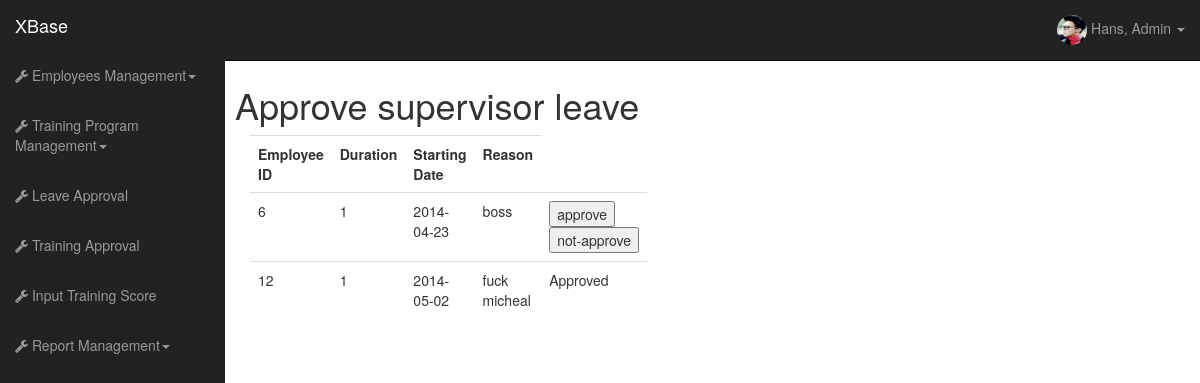
Page /supervisor-leave.php (signed in) on the committed database.
### tables this page shows
CREATE TABLE IF NOT EXISTS `employees` (
  `Employees_ID` int(11) NOT NULL AUTO_INCREMENT,
  `FullName` varchar(300) NOT NULL,
  `Identification_Card` varchar(100) NOT NULL,
  `Address` varchar(300) NOT NULL,
  `Contact_No` varchar(100) NOT NULL,
  `Email` varchar(300) NOT NULL,
  `Salary` varchar(100) NOT NULL,
  `Experience` varchar(300) NOT NULL,
  `Gender` varchar(100) NOT NULL,
  `Recruitment_Date` date NOT NULL,
  `Privilege` varchar(100) NOT NULL,
  PRIMARY KEY (`Employees_ID`)
);

CREATE TABLE IF NOT EXISTS `employees_leave` (
  `EmpLeave_ID` int(11) NOT NULL AUTO_INCREMENT,
  `Leave_ID` int(11) NOT NULL,
  `Employees_ID` int(11) NOT NULL,
  PRIMARY KEY (`EmpLeave_ID`)
);

CREATE TABLE IF NOT EXISTS `leaves` (
  `Leaves_ID` int(11) NOT NULL AUTO_INCREMENT,
  `Duration` varchar(300) NOT NULL,
  `Starting_Date` date NOT NULL,
  `Reason` varchar(300) NOT NULL,
  PRIMARY KEY (`Leaves_ID`)
);

CREATE TABLE IF NOT EXISTS `leave_track` (
  `LeaveTrack_ID` int(11) NOT NULL AUTO_INCREMENT,
  `Approval` varchar(300) NOT NULL,
  `Approve_By` int(11) NOT NULL,
  `EmpLeave_ID` int(11) NOT NULL,
  PRIMARY KEY (`LeaveTrack_ID`)
);

### core/function/users.php (called while the page is built, shortened)
<?php
function getuserdetails ($id, $parameter){
    $query= mysql_query("SELECT * FROM employees WHERE Employees_ID='$id'");
    $result = mysql_result($query,0, $parameter);
    return $result;
}
function checkprivilege ($id){
	$query = mysql_query("SELECT Privilege FROM employees WHERE Employees_ID='$id'");
	$result = mysql_result($query, 0, "Privilege");
	return $result;
}
function getLeaveDetails ($person, $criteria){
	$query = mysql_query("SELECT * FROM leaves WHERE Leaves_ID = '$person'");
	$result= mysql_result($query,0, $criteria);
	return $result;
}
?>

### supervisor-leave.php (the view, shortened to what this page needs)
<?php require 'core/init.php' ?>
  <body>
    <div id="wrapper">
<?php
				if ($privilege== "normal"){
					include 'widget/header-normal.php';
				}else if ($privilege=="supervisor"){
					include 'widget/header-supervisor.php';
				}else if ($privilege=="admin"){
					include 'widget/header-admin.php';
				}
?>
      <div id="page-wrapper">
        <div class="row">
          <h1> Approve supervisor leave</h1>
          <div class="col-lg-4">
<table class="table table-hover"><tr>
<th>
Employee ID
</th>
<th>
Duration
</th>
<th>
Starting Date
</th>
<th>
Reason
</tr>
<?php
$query = mysql_query ("SELECT *
FROM employees_leave
WHERE Employees_ID
IN (
SELECT Employees_ID
FROM employees
WHERE Privilege= 'supervisor'
)");
while ($result = mysql_fetch_assoc($query)){
	$query2 = mysql_query ("SELECT Approval,Approve_By  FROM leave_track WHERE EmpLeave_ID = '$result[EmpLeave_ID]'");
	if(mysql_num_rows($query2) == 0){
		$approval = "<form action='approving-leave.php' method='POST' ><input type='submit' name='approve' value='approve'><input type='submit' name='approve' value='not-approve'><input type='hidden' name ='id' value=".$result['EmpLeave_ID']."></form>";
	}else{
		if(mysql_result($query2,0, "Approval")=="Approve"){
			$approval="Approved";
		}else{
			$approval = "Not Approve";
		}
	}
	echo "<tr><td>".$result['Employees_ID']."</td><td>".getLeaveDetails( $result['Leave_ID'], "Duration")."</td><td>".getLeaveDetails($result['Leave_ID'], "Starting_Date")."</td><td>".getLeaveDetails($result['Leave_ID'], "Reason")."</td><td>".$approval."</td></tr>";
}
?>
</table>
</div>
          </div>
        </div>
      </div>
  </body>

### widget/topmenu-admin.php (shortened to what this page needs)
<ul class="nav navbar-nav navbar-right navbar-user">
            <li class="dropdown user-dropdown">
              <a href="#" class="dropdown-toggle" data-toggle="dropdown"><img src="<?php
			 $file = "picture/".$userid.".jpg";
			 if (file_exists($file)==true){
				$pict = $userid;
			 }else{
				 $pict = "no-pict";
			 }
			 echo "picture/".$pict.".jpg";
			 ?>"  width="30px" height="30px"  class="img-circle">
<?php echo getuserdetails($userid, "FullName");  ?>, Admin <b class="caret"></b></a>
            </li>
          </ul>

### rows in the picture
employees: FullName "Hans"
employees_leave: Employees_ID "6", Leave_ID.Duration "1", Leave_ID.Starting_Date "2014-04-23", Leave_ID.Reason "boss"
employees_leave: Employees_ID "12", Leave_ID.Duration "1", Leave_ID.Starting_Date "2014-05-02", Leave_ID.Reason "fuck micheal", leave_track.Approval "Approved"
